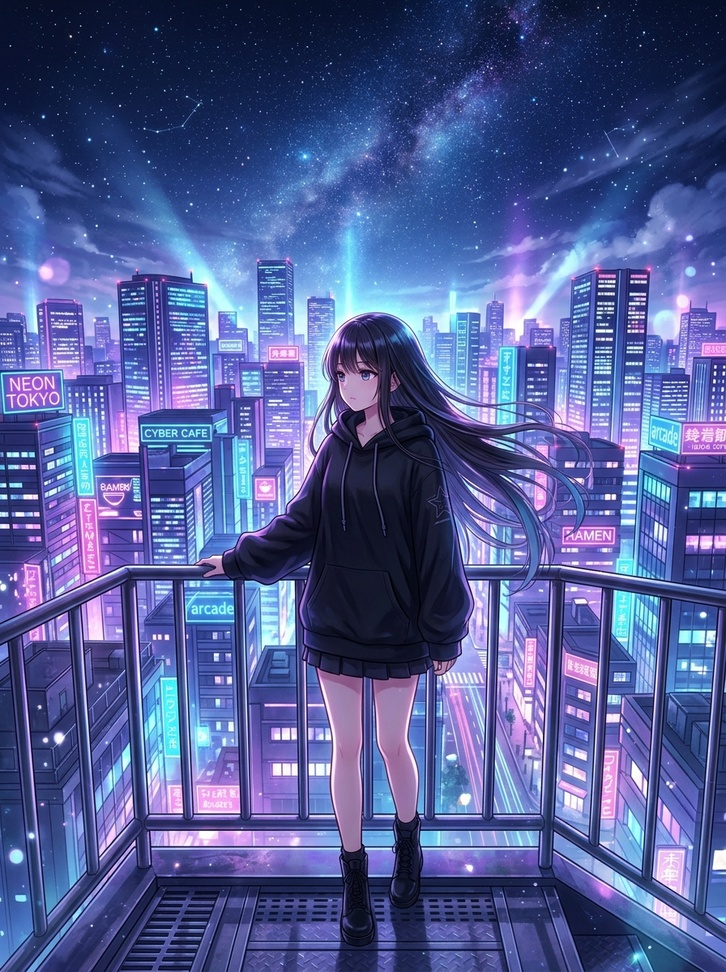
#> input picture web/assets/anime_character.jpg, 726 x 972 px, shrunk from 896 x 1200 before the run
$ python remove_bg.py assets/anime_character.jpg out.png
#> lines starting #> are read from the running program, lines starting #| are printed output that depends on the picture
import sys
from PIL import Image
import numpy as np

def remove_bg(in_path, out_path):
#> called with in_path = 'assets/anime_character.jpg', out_path = 'out.png'
    print(f"Processing: {in_path}")
    img = Image.open(in_path).convert('RGBA')
    data = np.array(img).astype(float)

    # 1. Identify true background color by sampling the edges
    border_pixels = np.concatenate([data[0, :, :3], data[-1, :, :3], data[:, 0, :3], data[:, -1, :3]])
    bg_color = np.median(border_pixels, axis=0)
#> bg_color = [42, 54, 111]

    r, g, b = data[:,:,0], data[:,:,1], data[:,:,2]

    # 2. Calculate distance of each pixel from the background color
    dist = np.sqrt((r - bg_color[0])**2 + (g - bg_color[1])**2 + (b - bg_color[2])**2)
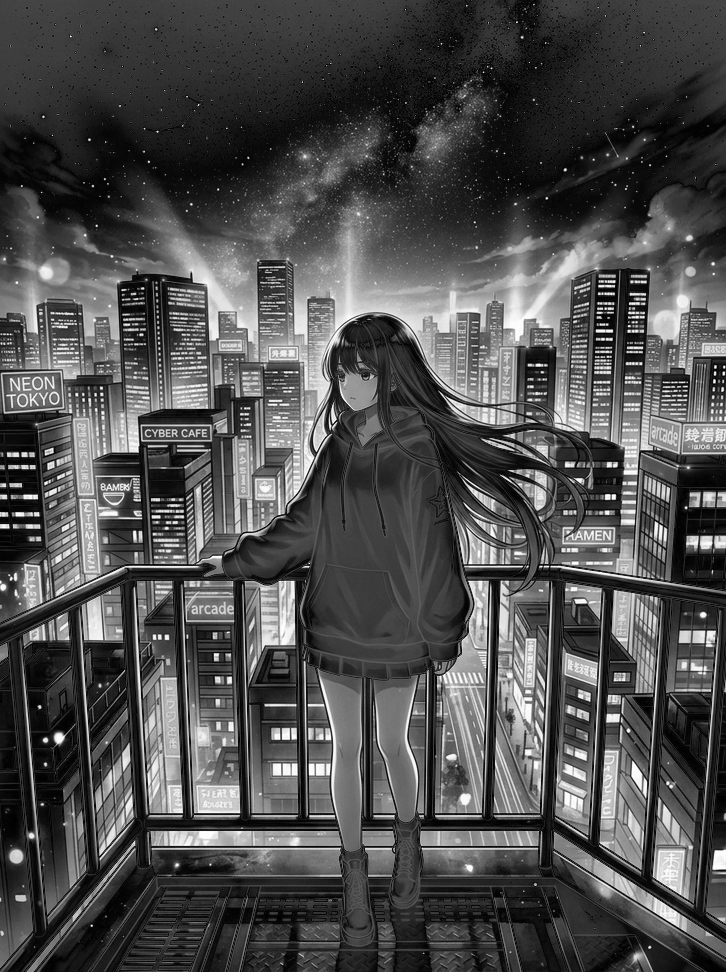
#> dist: shape (972, 726) float64; min 1, max 326.4, mean 101.2; drawn with min black and max white

    # 3. Calculate Alpha (Transparency)
    # threshold_low: pixels closer than this to bg become completely transparent (0)
    # threshold_high: pixels further than this become completely opaque (255)
    threshold_low = 25
    threshold_high = 120

    alpha = np.clip((dist - threshold_low) / (threshold_high - threshold_low), 0, 1) * 255
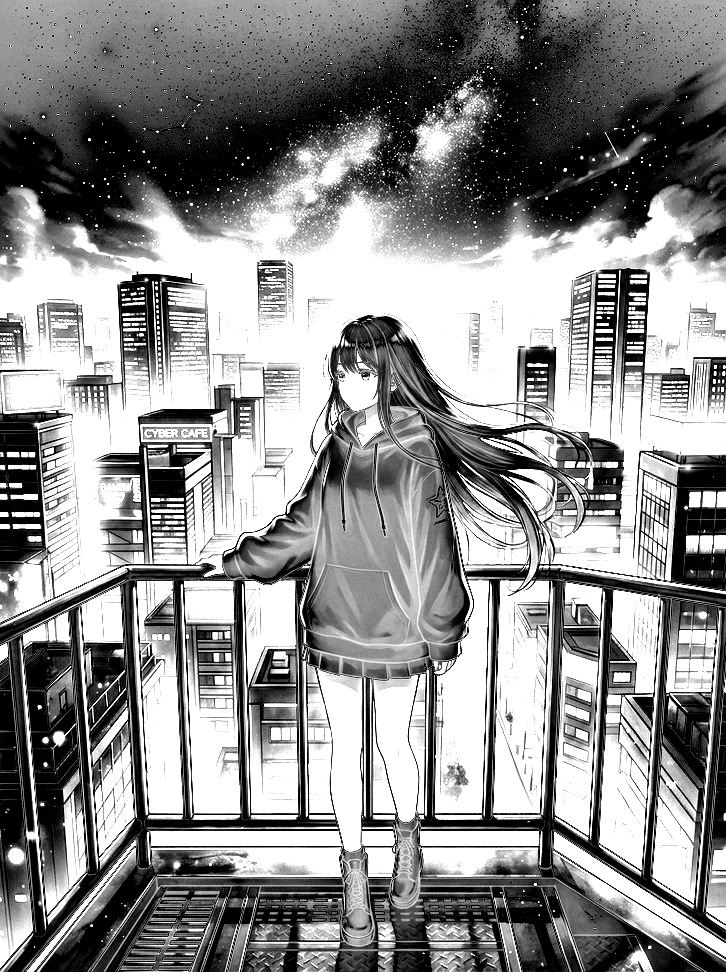
#> alpha: shape (972, 726) float64; min 0, max 255, mean 141.3

    # 4. Remove dark halo effect on white backgrounds!
    # A glowing object on a black background has dark pixels (low RGB values).
    # If we put these dark pixels with semi-transparency on a white background, they look gray/dirty.
    # We fix this by extracting the pure color (chromaticity) and boosting it to maximum brightness.
    # The alpha channel will handle the fading instead of the darkness of the pixel.
    intensity = np.maximum(np.maximum(r, g), np.maximum(b, 1))

    # Prevent division by zero and boost colors
    r_boosted = np.clip((r / intensity) * 255, 0, 255)
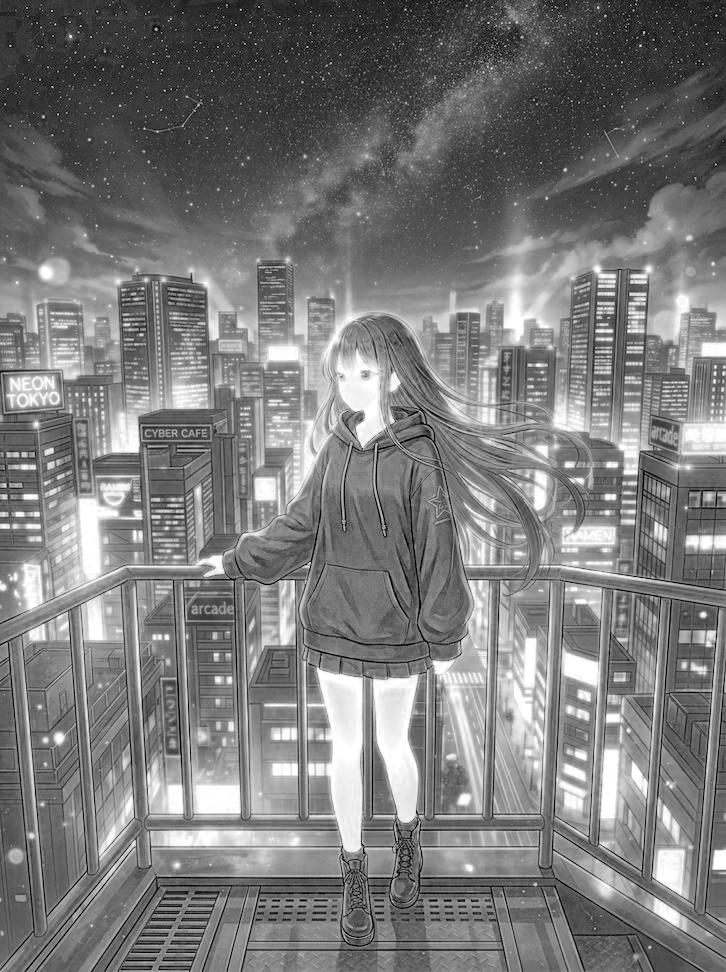
#> r_boosted: shape (972, 726) float64; min 0, max 255, mean 122.5
    g_boosted = np.clip((g / intensity) * 255, 0, 255)
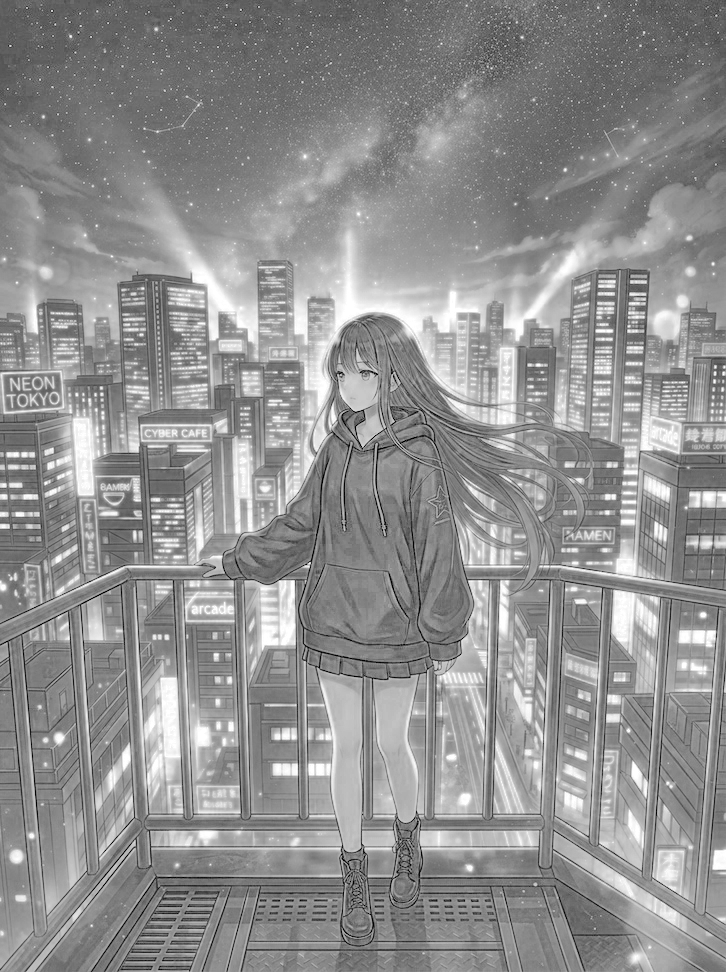
#> g_boosted: shape (972, 726) float64; min 0, max 255, mean 144.3
    b_boosted = np.clip((b / intensity) * 255, 0, 255)

    # We only want to boost the semi-transparent "glow" pixels.
    # For fully opaque pixels (the core of the logo), we can keep their original color or blend it.
    # Let's blend between the original color (for core) and the boosted color (for glow) based on intensity.
    core_mask = np.clip((intensity - 100) / 100, 0, 1) # 1.0 for bright pixels, 0.0 for dark glow
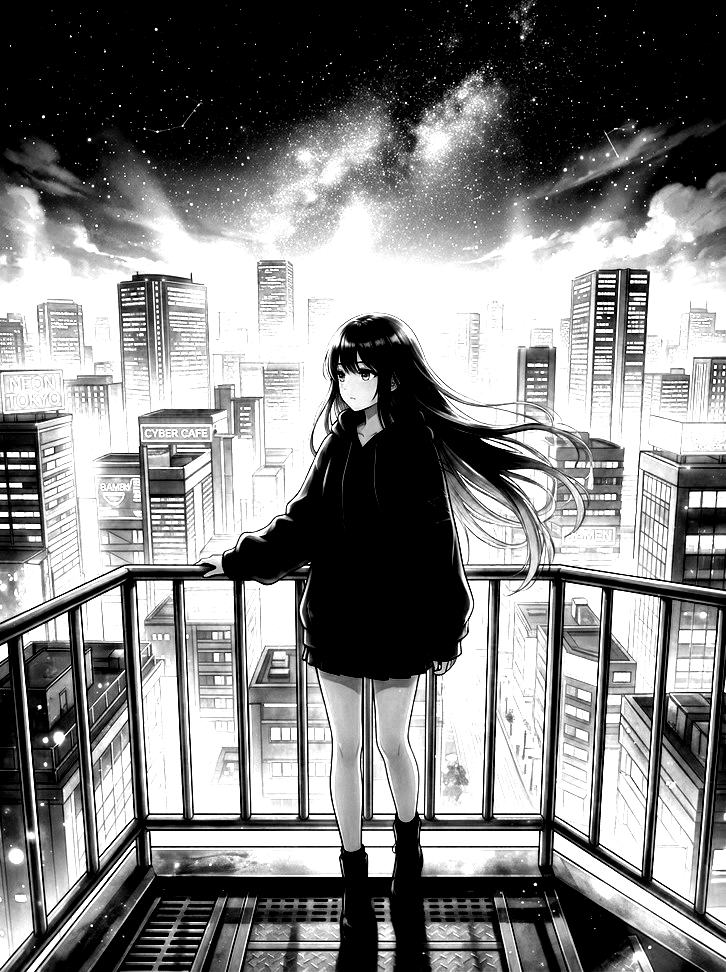
#> core_mask: shape (972, 726) float64; min 0, max 1, mean 0.509

    data[:,:,0] = r * core_mask + r_boosted * (1 - core_mask)
    data[:,:,1] = g * core_mask + g_boosted * (1 - core_mask)
    data[:,:,2] = b * core_mask + b_boosted * (1 - core_mask)
    data[:,:,3] = alpha
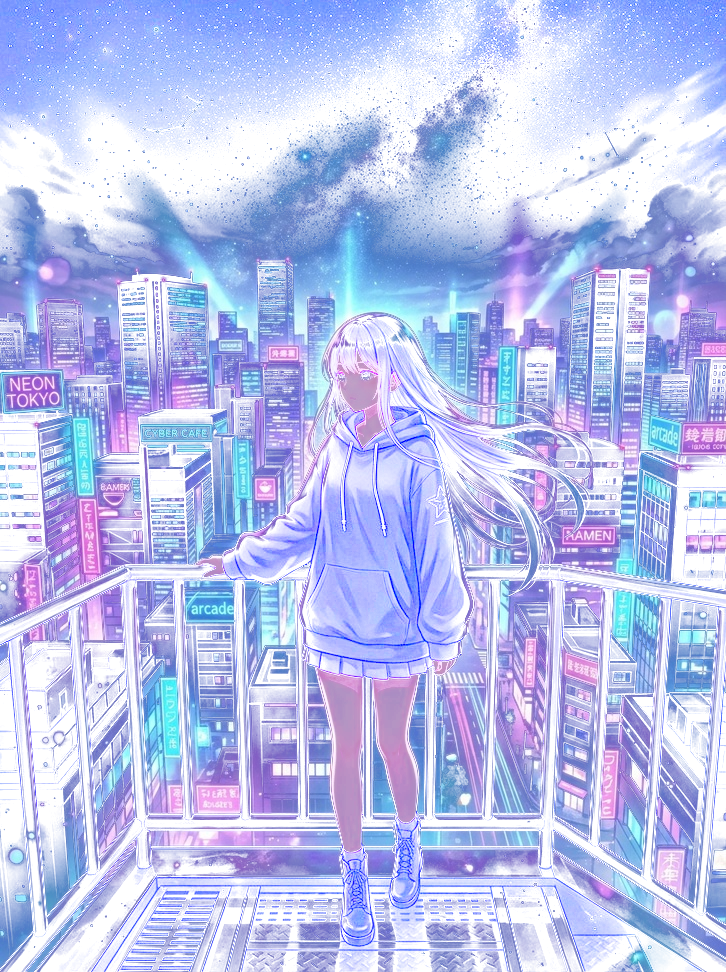
#> data: shape (972, 726, 4) float64; mean R, G, B, A 108.4, 128.3, 227.7, 141.3; transparent parts drawn white

    out_img = Image.fromarray(data.astype(np.uint8), 'RGBA')
    out_img.save(out_path)
    print(f"Saved optimized logo to: {out_path}")

if __name__ == '__main__':
    in_file = sys.argv[1]
    out_file = sys.argv[2]
    remove_bg(in_file, out_file)

$ run again, on web/assets/city_night.jpg
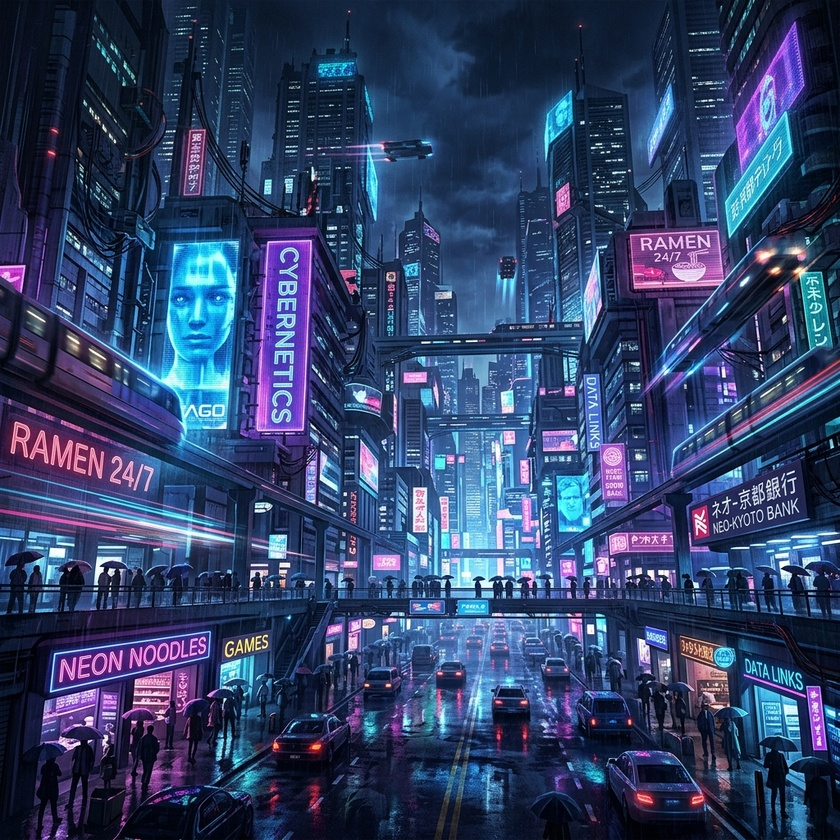
#> input picture web/assets/city_night.jpg, 840 x 840 px, shrunk from 1024 x 1024 before the run
#> bg_color = [13, 22, 42]
#> in remove_bg, `core_mask = np.clip((intensity - 100) / 100, 0, 1)`:
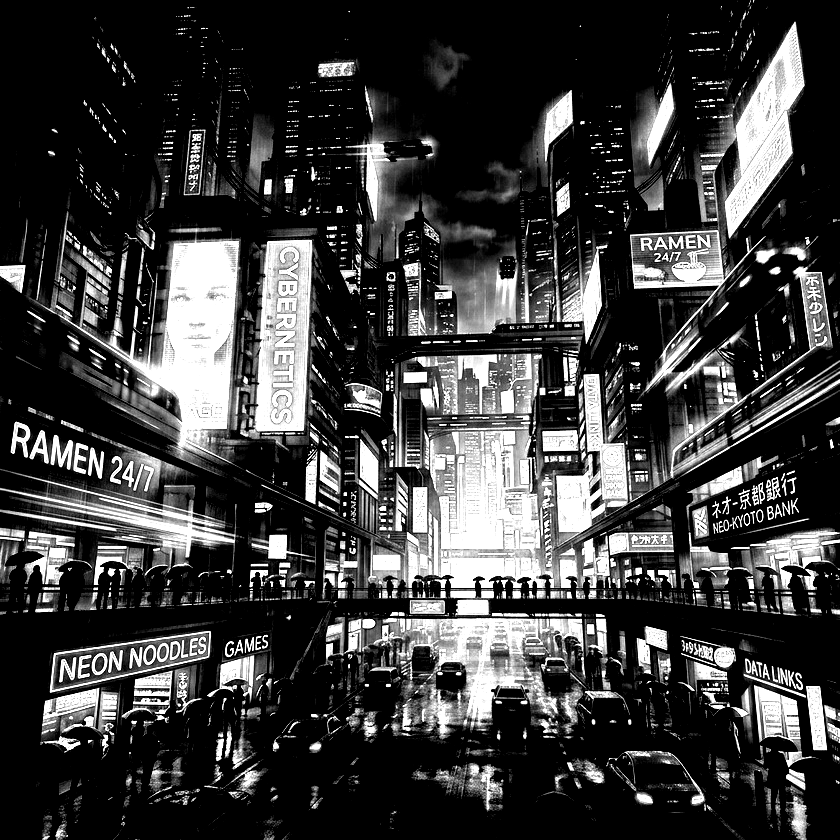
#> core_mask: shape (840, 840) float64; min 0, max 1, mean 0.237
#> in remove_bg, `data[:,:,3] = alpha`:
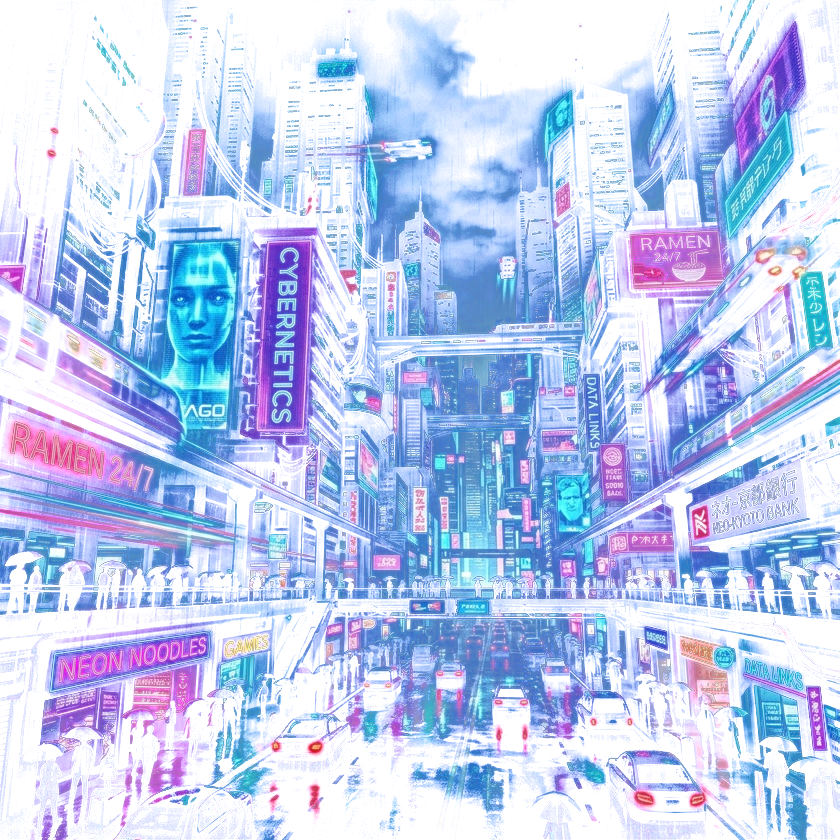
#> data: shape (840, 840, 4) float64; mean R, G, B, A 95.3, 135.3, 239, 118.2; transparent parts drawn white

$ run again, on web/assets/mountain_scene.jpg
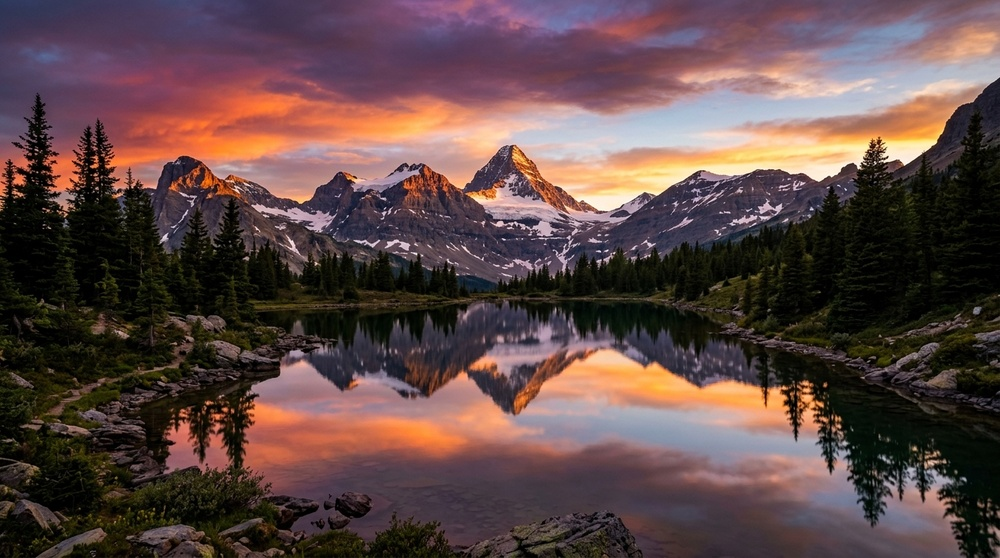
#> input picture web/assets/mountain_scene.jpg, 1000 x 558 px, shrunk from 1376 x 768 before the run
#> bg_color = [62, 55, 61]
#> in remove_bg, `core_mask = np.clip((intensity - 100) / 100, 0, 1)`:
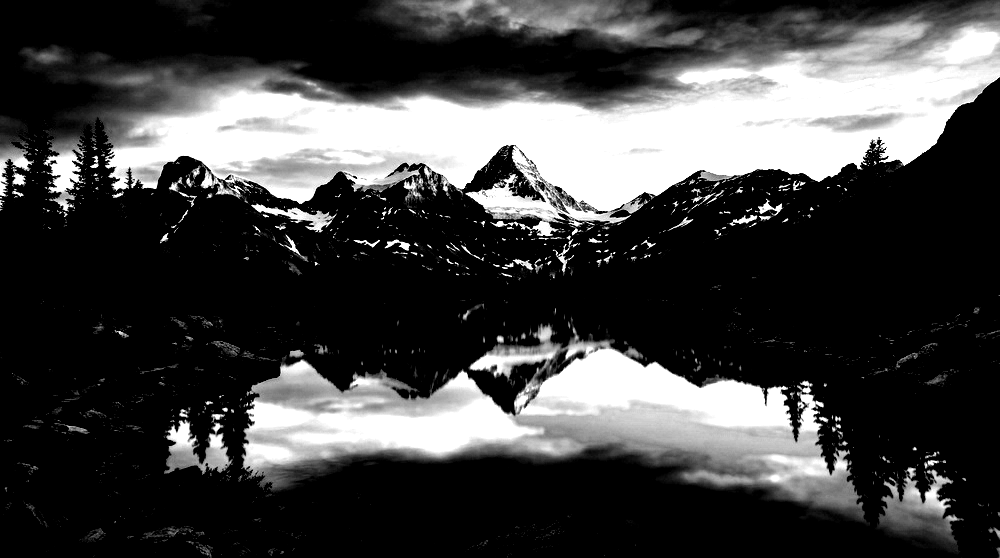
#> core_mask: shape (558, 1000) float64; min 0, max 1, mean 0.263
#> in remove_bg, `data[:,:,3] = alpha`:
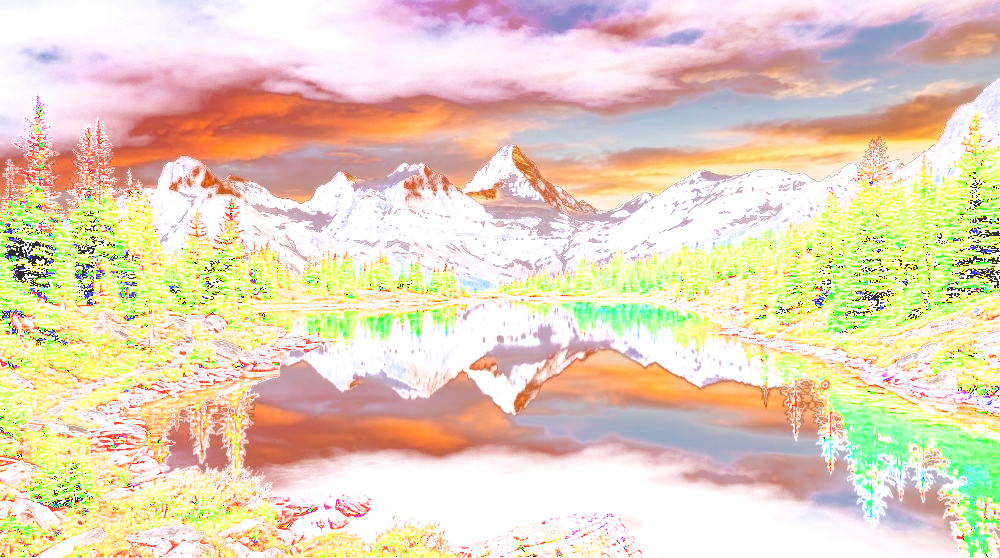
#> data: shape (558, 1000, 4) float64; mean R, G, B, A 222.9, 186.2, 156.6, 137.3; transparent parts drawn white
